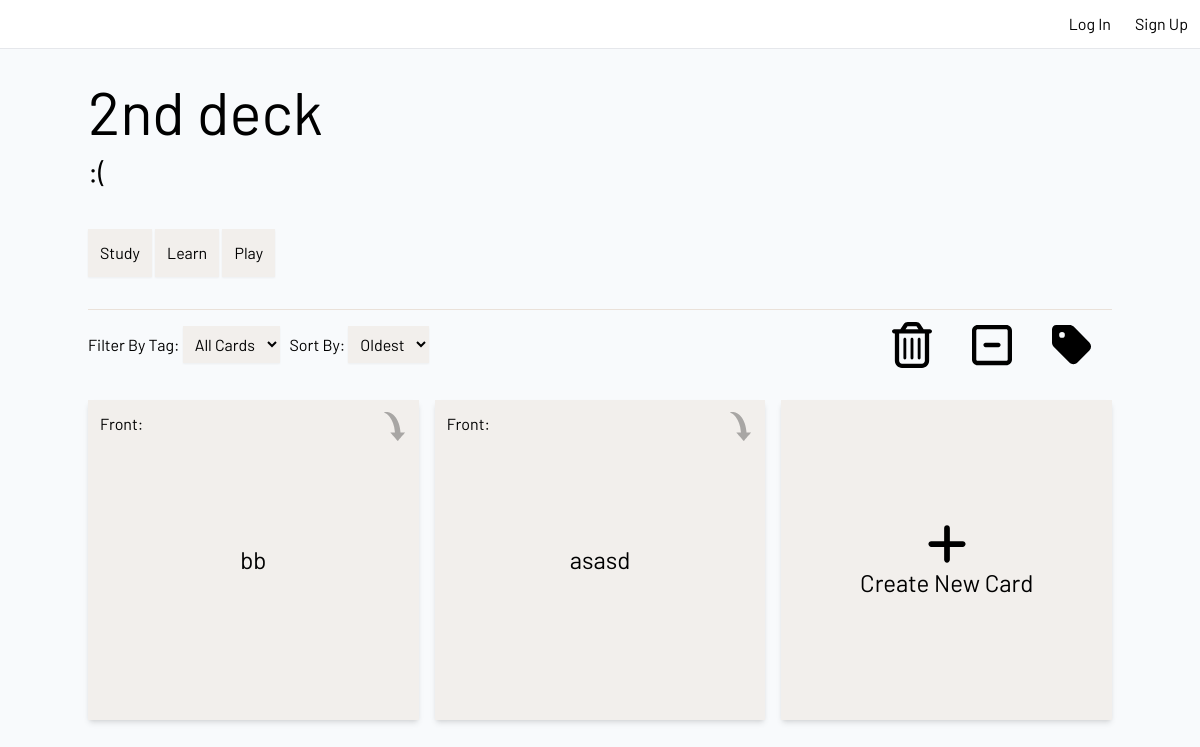
Before: /deck/2 with the older database file.
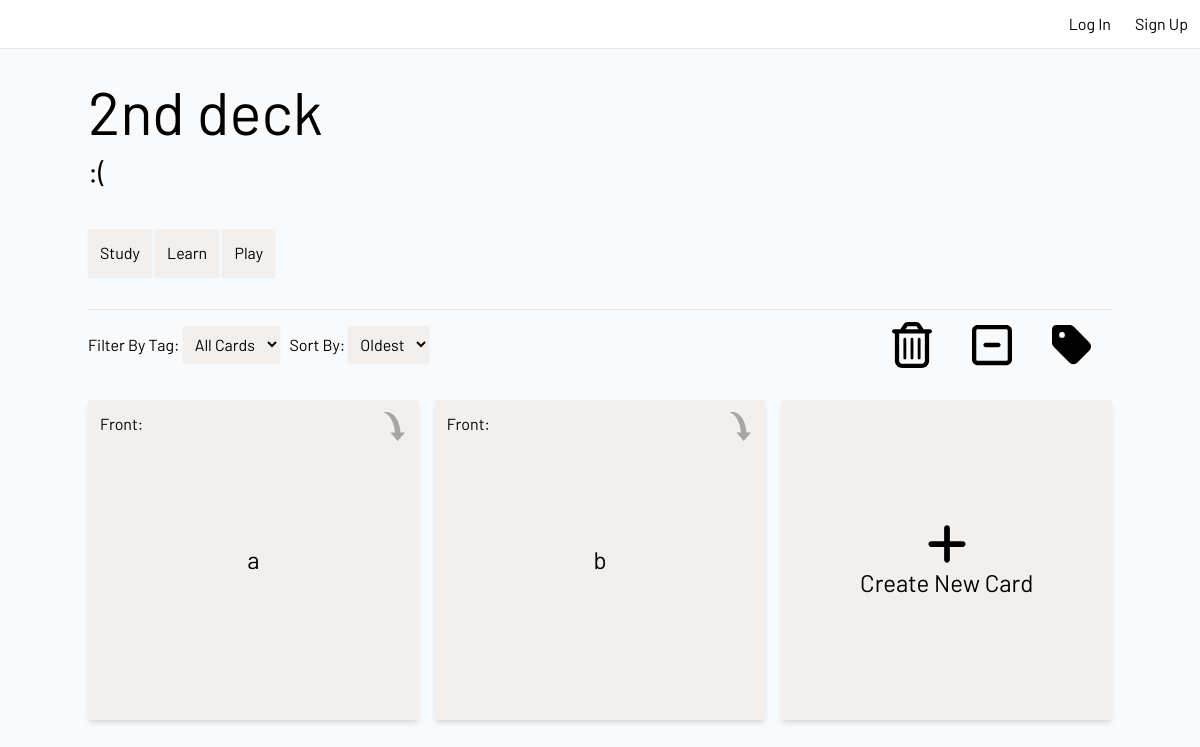
After: the same page with the newer database file.
### frontend/models.py (models this page shows, shortened)
class Card(models.Model):
    REVIEW_INTERVAL_CHOICES = [
        (0, "Again"),
        (1, "Tomorrow"),
        (2, "2 days"),
        (3, "4 days"),
        (4, "1 week"),
        (6, "2 weeks"),
        (7, "1 month"),
    ]
    TIME_INTERVALS = [timedelta(0), timedelta(days=1), timedelta(days=2), timedelta(days=4), timedelta(days=7), timedelta(days=14), timedelta(days=30)]
    user = models.ForeignKey(User, on_delete=models.CASCADE)
    front = models.TextField()
    back = models.TextField()
    date_created = models.DateTimeField(auto_now_add=True)
    date_edited = models.DateTimeField(auto_now=True)
    date_last_reviewed = models.DateTimeField(auto_now_add=True)
    tags = models.ManyToManyField(Tag, blank=True, related_name="cards")
    review_interval_box = models.PositiveSmallIntegerField(choices=REVIEW_INTERVAL_CHOICES, default=0)

### frontend/views.py (the view)
# urls.py: path("deck/<int:pk>", views.deck_detail_view, name="deck_detail"),
def deck_detail_view(request, pk):
    deck = Deck.objects.get(pk=pk)
    if deck.user != request.user:
        pass
    template_name = 'frontend/deck-detail.html'
    return render(request, template_name, {
        'deck': deck,
        'card_list': deck.cards.all()
    })

### frontend/templatetags/markdown_filter.py (called while the page is built)
@register.filter
def markdownify(text):
    return markdown.markdown(text, safe_mode='escape')

### frontend/templates/frontend/deck-detail.html (shortened to what the changed rows need)
{% extends "layout.html" %}
{% load static %}
{% load markdown_filter %}
{% block body %}
    <section class="container mx-auto my-8 grid lg:grid-cols-3 gap-4 sm:grid-cols-2 xs:grid-cols-1 justify-center">
        <section id="cards-in-card-list" class="contents">{% include 'frontend/partials/cards.html' %}</section>
    </section>
{% endblock %}

### frontend/templates/frontend/partials/cards.html (shortened to what this page needs)
{% load static %}
{% load markdown_filter %}
{% for card in card_list %}
    <div class="card grid grid-rows-10 shadow-md p-3 h-80 bg-offwhite-light transition select-none" _="on click toggle .selected on closest .card">
        <div class="flex flex-row justify-between">
            <p class="label-front">Front: </p>
            <img class="flip-icon col-start-8 opacity-30 hover:opacity-70 hover:scale-110 transition" src="{% static 'frontend/icons/curve-down-arrow.svg' %}" width="25px" height="25px" title="Flip" alt="Flip"
                _="on click halt the event's bubbling
                    add .flipping to closest .card then
                    wait 150 ms then
                    toggle .flipped on closest .card then
                    wait 150 ms then
                    remove .flipping from closest .card then
                    "/>
        </div>
        <div class="card-front place-items-center row-start-2 row-end-10 w-full text-2xl [word-break:break-word]">
            {{ card.front|markdownify|safe }}
        </div>
    </div>
{% endfor %}

Changed rows visible on the page:
removed Card: front "bb"
removed Card: front "asasd"
added Card: front "a"
added Card: front "b"
